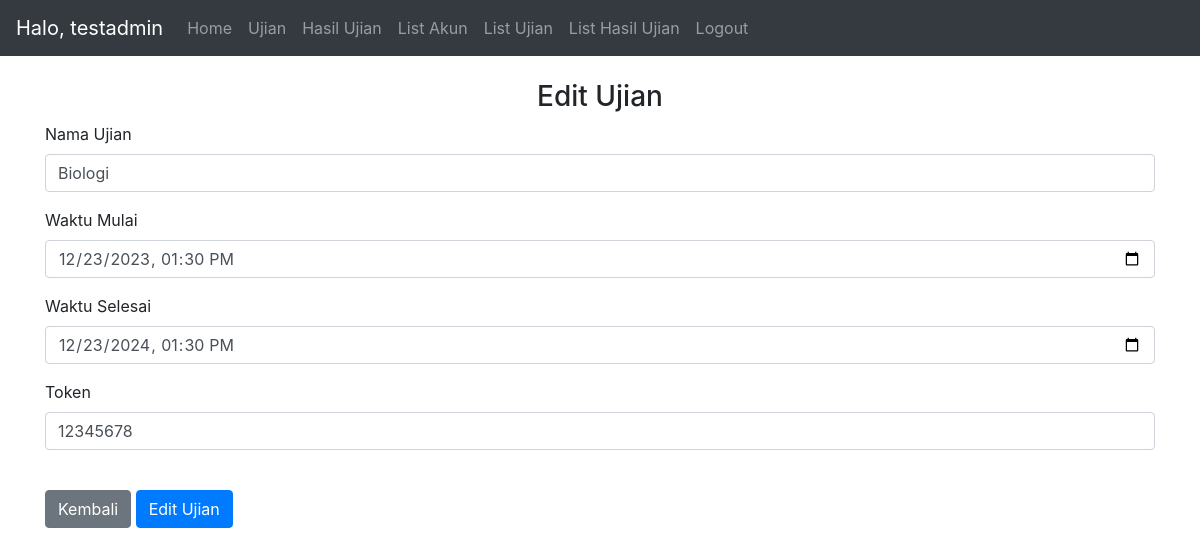
The page /edit_exam/5 (signed in) on the database its author committed.
### website/models.py (models this page shows)
class User(db.Model, UserMixin):
    id = db.Column(db.Integer, primary_key=True)
    email = db.Column(db.String(150), unique=True)
    password = db.Column(db.String(150))
    name = db.Column(db.String(150))
    type = db.Column(db.String(150))
    notes = db.relationship('Note')
    results = db.relationship('Result')
    useranswer = db.relationship('UserAnswer')

class Exam(db.Model):
    id = db.Column(db.Integer, primary_key=True)
    name = db.Column(db.String(150))
    start_time = db.Column(db.DateTime(timezone=True))
    end_time = db.Column(db.DateTime(timezone=True))
    token = db.Column(db.String(15), unique=True)
    results = db.relationship('Result')
    questions = db.relationship('Question')
    useranswer = db.relationship('UserAnswer')

### website/views.py (the view, shortened to what this page needs)
@views.route('/edit_exam/<id>', methods=['GET','POST'])
@login_required
def edit_exam(id):
    if current_user.type != 'admin':
        return redirect("/")
    else:
        db_exam = Exam.query.get(id)
        return render_template("edit_exam.html", user=current_user, exam=db_exam)#, kelas=db_class)

### website/__init__.py (called while the page is built)
def create_app():
    app = Flask(__name__)
    app.config['SECRET_KEY'] = 'secret key'
    app.config['SQLALCHEMY_DATABASE_URI'] = f'sqlite:///{DB_NAME}'
    db.init_app(app)
    from .views import views
    from .auth import auth
    app.register_blueprint(views, url_prefix='/')
    app.register_blueprint(auth, url_prefix='/')
    from .models import User, Note, Exam, Result, Question,UserAnswer #,Class
    with app.app_context():
        db.create_all()
    login_manager = LoginManager()
    login_manager.login_view = 'auth.login'
    login_manager.init_app(app)
    @login_manager.user_loader
    def load_user(id):
        return User.query.get(int(id))
    return app

### website/templates/edit_exam.html
{% extends "base.html" %} {% block title %}Edit Ujian{% endblock %} {% block content
%}
<br>
<form method="POST">
  <h3 align="center">Edit Ujian</h3>
  <div class="form-group">
    <label for="exam">Nama Ujian</label>
    <input
      type="text"
      class="form-control"
      id="name"
      name="name"
      placeholder="Masukkan nama ujian"
      value="{{exam.name}}"
      required
    />
  </div>
  <div class="form-group">
    <label for="start">Waktu Mulai</label> <br>
    <input
      type="datetime-local"
      class="form-control"
      id="start"
      name="start"
      value="{{exam.start_time}}"
      required
      />
  </div>
  <div class="form-group">
    <label for="end">Waktu Selesai</label> <br>
    <input
      type="datetime-local"
      class="form-control"
      id="end"
      name="end"
      value="{{exam.end_time}}"
      required
    />
  </div>
  <div class="form-group">
    <label for="token">Token</label> <br>
    <input
      type="number"
      class="form-control"
      id="token"
      name="token"
      maxlength="15"
      value="{{exam.token}}"
      required
    />
  </div>
  <br>
  <a type="button" class="btn btn-secondary" href="/list_exam/1">Kembali</a>
  <button type="submit" class="btn btn-primary">Edit Ujian</button>
</form>
{% endblock %}

### website/templates/base.html (shortened to what this page needs)
<!DOCTYPE html>
<html>
  <head>
    <link
      rel="stylesheet"
      href="https://stackpath.bootstrapcdn.com/bootstrap/4.4.1/css/bootstrap.min.css"
    />
    <link
      rel="stylesheet"
      href="https://stackpath.bootstrapcdn.com/font-awesome/4.7.0/css/font-awesome.min.css"
    />
  </head>
  <body>
    <nav class="navbar navbar-expand-lg navbar-dark bg-dark">
      <div class="collapse navbar-collapse" id="navbar">
        <div class="navbar-nav">
          {% if user.is_authenticated %}
          <span class="navbar-brand">
            Halo, {{user.name}}
          </span>
          <a class="nav-item nav-link" id="home" href="/">Home</a>
          <a class="nav-item nav-link" id="exam" href="/insert_token">Ujian</a>
          <a class="nav-item nav-link" id="exam" href="/result/1">Hasil Ujian</a>
          {% if user.type =='admin' %}
            <a class="nav-item nav-link" id="account_list" href="/list_account/1">List Akun</a>
            <a class="nav-item nav-link" id="exam_list" href="/list_exam/1">List Ujian</a>
            <a class="nav-item nav-link" id="exam_list" href="/list_result/1">List Hasil Ujian</a>
            {% endif %}
          <a class="nav-item nav-link" id="logout" href="/logout">Logout</a>
          {% else %}
          <a class="nav-item nav-link" id="login" href="/login">Login</a>
          {% endif %}
        </div>
      </div>
    </nav>
    <div id="content" class="container">{% block content %} {% endblock %}</div>
  <br>
  </body>
</html>

### rows shown on the page
User: name "testadmin"
Exam: name "Biologi", start "12/23/2023 13:30", end "12/23/2024 13:30", token "12345678"
